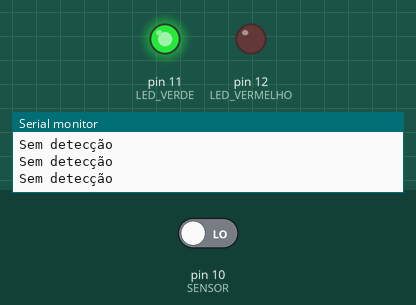
The sketch below on a simulated Arduino Uno, built with avr-gcc and run on an emulated ATmega328P. Parts: output pins drawn as LEDs (lit = HIGH), the last lines printed to the serial monitor. The inputs (shaded band) are chosen by the test bench; at power-on: pin 10 (SENSOR) LOW.

Above: at 2.8 s.
2.9 s: pin 10 (SENSOR) driven HIGH
At 3.7 s:
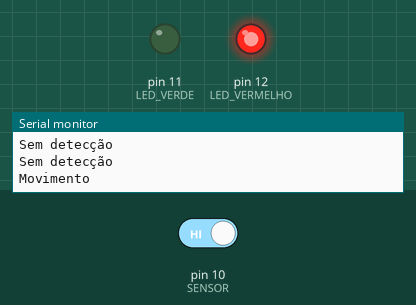
4.5 s: pin 10 (SENSOR) driven LOW
At 6.4 s:
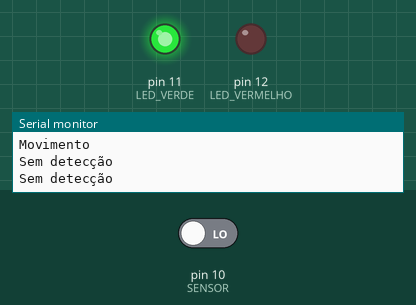
Timing chart, 0 to 7.9 s (numbered marks = the images above; inputs shaded):
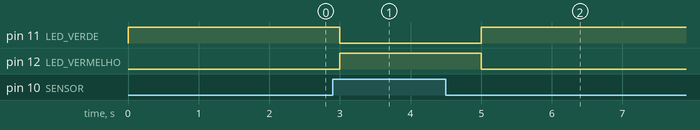

The sketch:

sensormovimento.ino
```cpp
const int LED_VERDE=11;
const int LED_VERMELHO=12;
const int SENSOR=10;

void setup() {
  pinMode(LED_VERDE, OUTPUT);
  pinMode(LED_VERMELHO,OUTPUT);
  pinMode(SENSOR,INPUT);
  Serial.begin(9600);

}

void loop() {

 int movimento=digitalRead(SENSOR);

 if (movimento==HIGH){

  digitalWrite(LED_VERDE,LOW);
  digitalWrite(LED_VERMELHO,HIGH);
  Serial.println("Movimento");

 }else{
  digitalWrite(LED_VERDE,HIGH);
  digitalWrite(LED_VERMELHO,LOW);
  Serial.println("Sem detecção");

 }

 delay(1000);

}
```

Measured:
- after the input at 2.9 s, pin 11 (LED_VERDE): HIGH → LOW after 0.10 s; pin 12 (LED_VERMELHO): LOW → HIGH after 0.10 s
- after the input at 4.5 s, pin 11 (LED_VERDE): LOW → HIGH after 0.50 s; pin 12 (LED_VERMELHO): HIGH → LOW after 0.50 s
